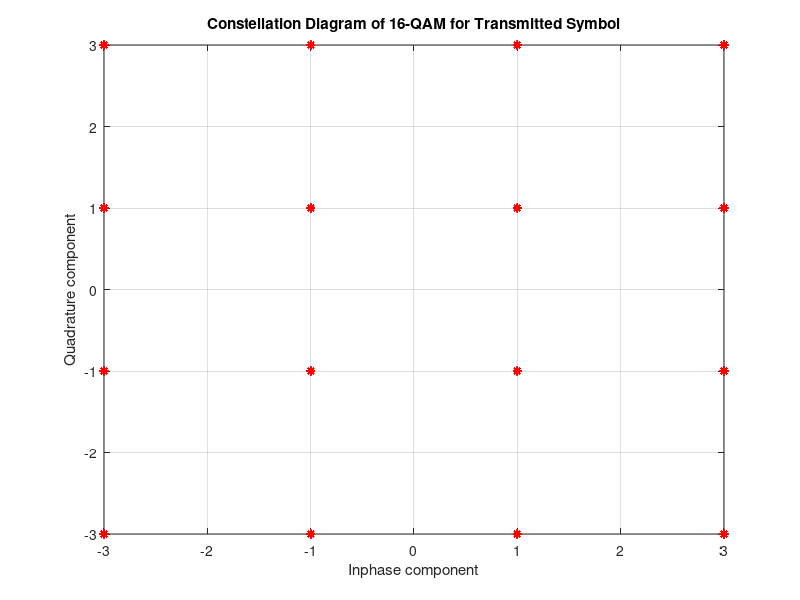
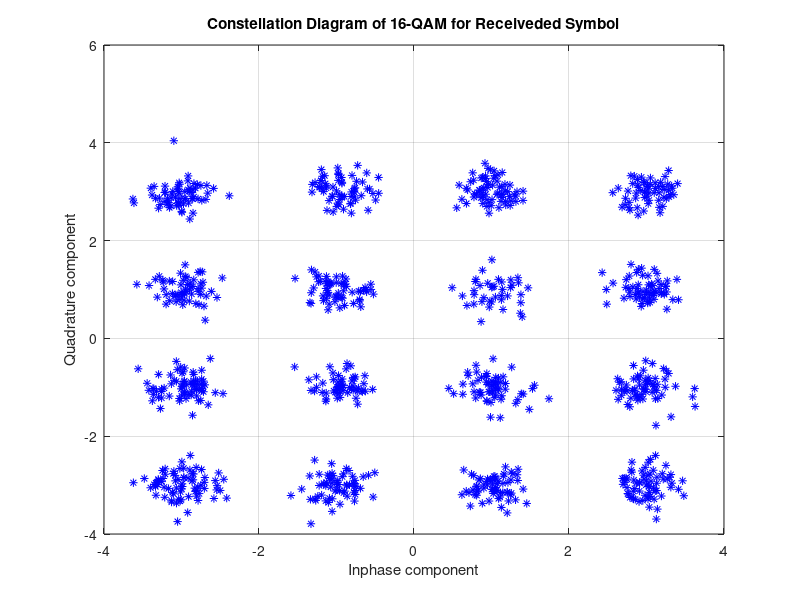
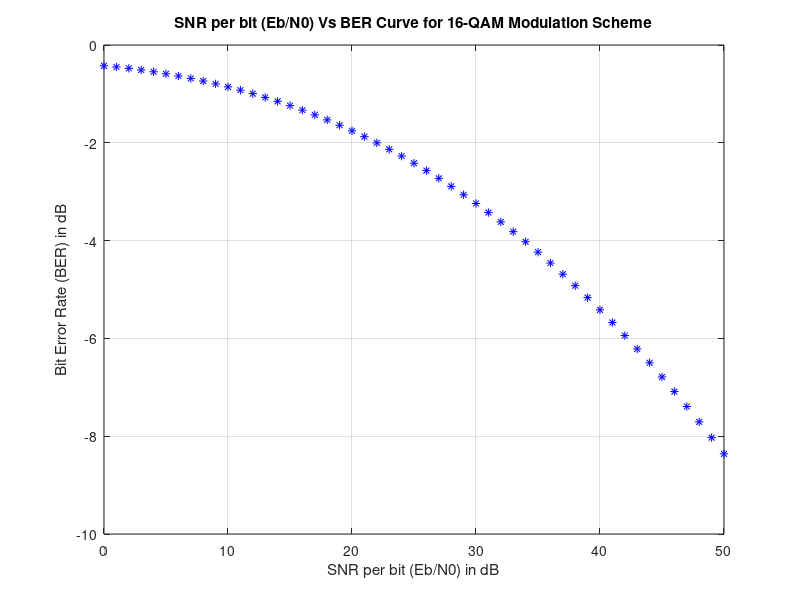

Write MATLAB code to recreate these figures, in order.

clc;
close all;
% M-ary QAM Simulation in Octave
% Parameters
M = 16; % M-ary QAM (Change to desired M value, e.g., 4, 16, 64, etc.)
num_symbols = 1000; % Number of QAM symbols to transmit
EbNodB= 20; % Signal-to-Noise Ratio in dB
% Generate random data symbols (integer values from 0 to M-1)
data_symbols = randi([0, M-1], 1, num_symbols);
% QAM Modulation
Tx_symbol = qammod(data_symbols, M);
% Constellation Diagram of the Tx symbols
scatterplot(Tx_symbol); grid minor;
plot(real(Tx_symbol),imag(Tx_symbol),'r*');
title('Constellation Diagram of 16-QAM for Transmitted Symbol');
xlabel('Inphase component');
ylabel('Quadrature component');
grid on;
%AWGN for Constellation points
Rx_symbols = awgn(Tx_symbol,EbNodB,'measured');
% Constellation Diagram of the Rx symbols
scatterplot(Rx_symbols); grid minor;
plot(real(Rx_symbols),imag(Rx_symbols),'b*');
title('Constellation Diagram of 16-QAM for Receiveded Symbol');
xlabel('Inphase component');
ylabel('Quadrature component');
grid on;
%dataIn = randi([0 1],n*k,1); % Generate vector of binary data
SNRdB=0:1:50;
SNR=10.^log(SNRdB/10);
index=1;
%m = 2:2:6;
%M=2.^m;
figure(3);
for i=M,
k=log2(i);
BER=2/k*(1-1/sqrt(i))*erfc(sqrt(3*SNR*k/(2*(i-1))));%Calculate BER for QAM
plotHandle=plot(SNRdB, log10(BER),'b*');
index=index+1;
end
title('SNR per bit (Eb/N0) Vs BER Curve for 16-QAM Modulation Scheme');
xlabel('SNR per bit (Eb/N0) in dB');
ylabel('Bit Error Rate (BER) in dB');
grid on;
